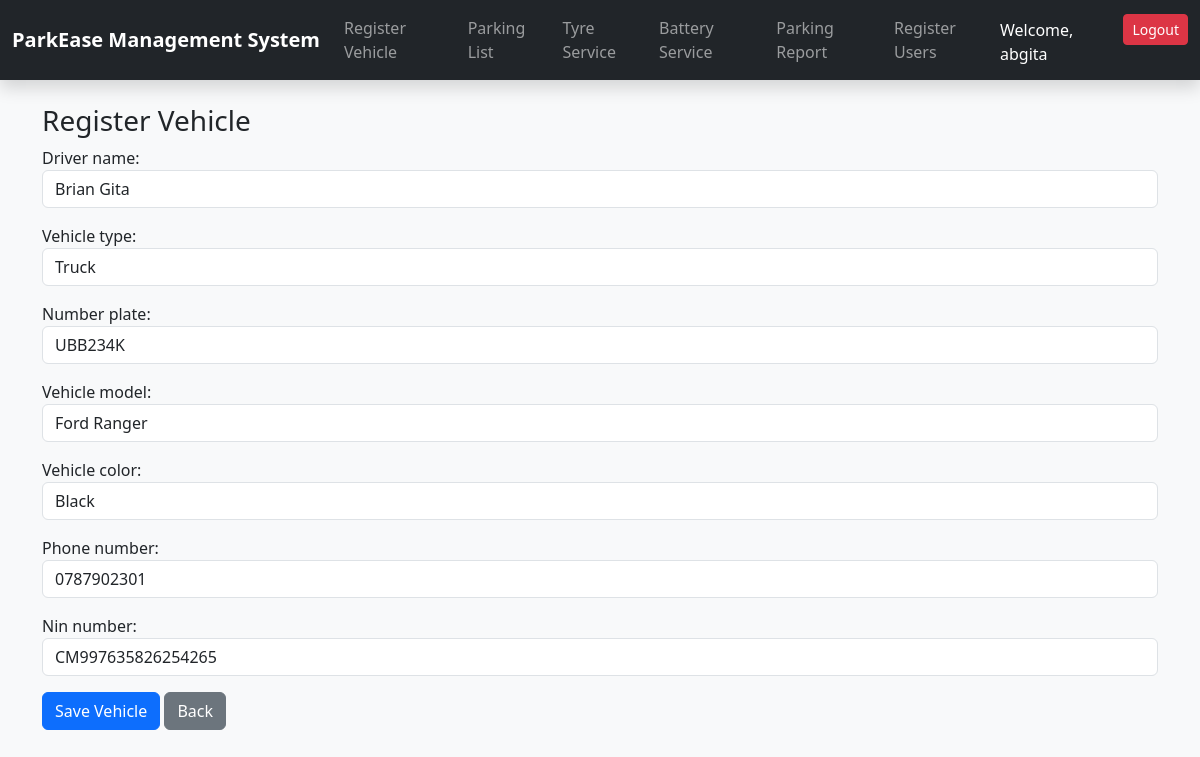
Page /edit/2/ (signed in) on the committed database.
### parking/models.py (models this page shows, shortened)
class Parking(models.Model):
    VEHICLE_TYPES = [
        ("truck", "Truck"),
        ("personal_car", "Personal Car"),
        ("taxi", "Taxi"),
        ("coaster", "Coaster"),
        ("boda_boda", "Boda-boda"),
    ]
    GENDER_CHOICES = [
        ("Male", "Male"),
        ("Female", "Female"),
    ]
    driver_name = models.CharField(max_length=100)
    vehicle_type = models.CharField(max_length=20, choices=VEHICLE_TYPES)
    number_plate = models.CharField(max_length=10)
    vehicle_model = models.CharField(max_length=100)
    vehicle_color = models.CharField(max_length=50)
    phone_number = models.CharField(max_length=15)
    nin_number = models.CharField(max_length=20, blank=True, null=True)
    arrival_time = models.DateTimeField(default=timezone.now)
    receipt_number = models.CharField(max_length=30, unique=True, blank=True)
    signed_out = models.BooleanField(default=False)
    receiver_name = models.CharField(max_length=100, blank=True, null=True)
    receiver_phone = models.CharField(max_length=15, blank=True, null=True)
    receiver_gender = models.CharField(max_length=10, choices=GENDER_CHOICES, blank=True, null=True)
    receiver_nin = models.CharField(max_length=20, blank=True, null=True)
    exit_time = models.DateTimeField(blank=True, null=True)
    parking_fee = models.DecimalField(max_digits=10, decimal_places=2, default=0)

### parking/views.py (the view)
# urls.py: path("edit/<int:pk>/", views.parking_edit, name="parking_edit"),
@login_required
def parking_edit(request, pk):
    parking = get_object_or_404(Parking, pk=pk)
    if request.method == "POST":
        form = ParkingForm(request.POST, instance=parking)
        if form.is_valid():
            form.save()
            return redirect("parking_list")
    else:
        form = ParkingForm(instance=parking)
    return render(request, "parking_form.html", {"form": form})

### parking/forms.py (shortened to what this page needs)
class ParkingForm(forms.ModelForm):
    class Meta:
        model = Parking
        fields = [
            "driver_name",
            "vehicle_type",
            "number_plate",
            "vehicle_model",
            "vehicle_color",
            "phone_number",
            "nin_number",
        ]
        widgets = {
            "driver_name": forms.TextInput(attrs={"class": "form-control"}),
            "vehicle_type": forms.Select(attrs={"class": "form-control"}),
            "number_plate": forms.TextInput(attrs={"class": "form-control"}),
            "vehicle_model": forms.TextInput(attrs={"class": "form-control"}),
            "vehicle_color": forms.TextInput(attrs={"class": "form-control"}),
            "phone_number": forms.TextInput(attrs={"class": "form-control"}),
            "nin_number": forms.TextInput(attrs={"class": "form-control"}),
        }

### parking/templates/parking_form.html (shortened to what this page needs)
{% extends "base.html" %}
{% block content %}
<div class="container mt-4">
<h3>Register Vehicle</h3>
    <form method="POST">
        {{ form.as_p }}
        <button type="submit" class="btn btn-primary">Save Vehicle</button>
        <a href="{% url 'parking_list' %}" class="btn btn-secondary">Back</a>
    </form>
</div>
{% endblock %}

### templates/navs.html (shortened to what this page needs)
<nav class="navbar navbar-expand-lg navbar-dark bg-dark shadow">
    <div class="container-fluid">
        <a class="navbar-brand fw-bold" href="{% url 'parking_list' %}">
            ParkEase Management System
        </a>
        <div class="collapse navbar-collapse" id="navbarNav">
            <ul class="navbar-nav">
                {% if user.groups.all.0.name == 'parking_attendant' or user.is_superuser %}
                <li class="nav-item">
                    <a class="nav-link" href="{% url 'parking_form' %}">Register Vehicle</a>
                </li>
                <li class="nav-item">
                    <a class="nav-link" href="{% url 'parking_list' %}">Parking List</a>
                </li>
                {% endif %}
                {% if user.groups.all.0.name == 'section_manager' or user.is_superuser %}
                <li class="nav-item">
                    <a class="nav-link" href="{% url 'tyre_service_list' %}">Tyre Service</a>
                </li>
                <li class="nav-item">
                    <a class="nav-link" href="{% url 'battery_service_list' %}">Battery Service</a>
                </li>
                {% endif %}
                {% if user.groups.all.0.name == 'admin' or user.is_superuser %}
                <li class="nav-item">
                    <a class="nav-link" href="{% url 'parking_report' %}">Parking Report</a>
                </li>
                <li class="nav-item">
                    <a class="nav-link" href="{% url 'register' %}">Register Users</a>
                </li>
                {% endif %}
            </ul>
            <ul class="navbar-nav ms-auto">
                {% if user.is_authenticated %}
                <li class="nav-item mt-1 me-3 text-white">
                    Welcome, {{ user.username }}
                </li>
                <li class="nav-item">
                    <form action="{% url 'logout' %}" method="POST">
                        <button type="submit" class="btn btn-danger btn-sm">
                            Logout
                        </button>
                    </form>
                </li>
                {% endif %}
            </ul>
        </div>
    </div>
</nav>

### rows in the picture
Parking: driver_name "Brian Gita", vehicle_type "Truck", number_plate "UBB234K", vehicle_model "Ford Ranger", vehicle_color "Black", phone_number "0787902301", nin_number "CM997635826254265"

### other values in the picture
{{ user.username }} "abgita"
